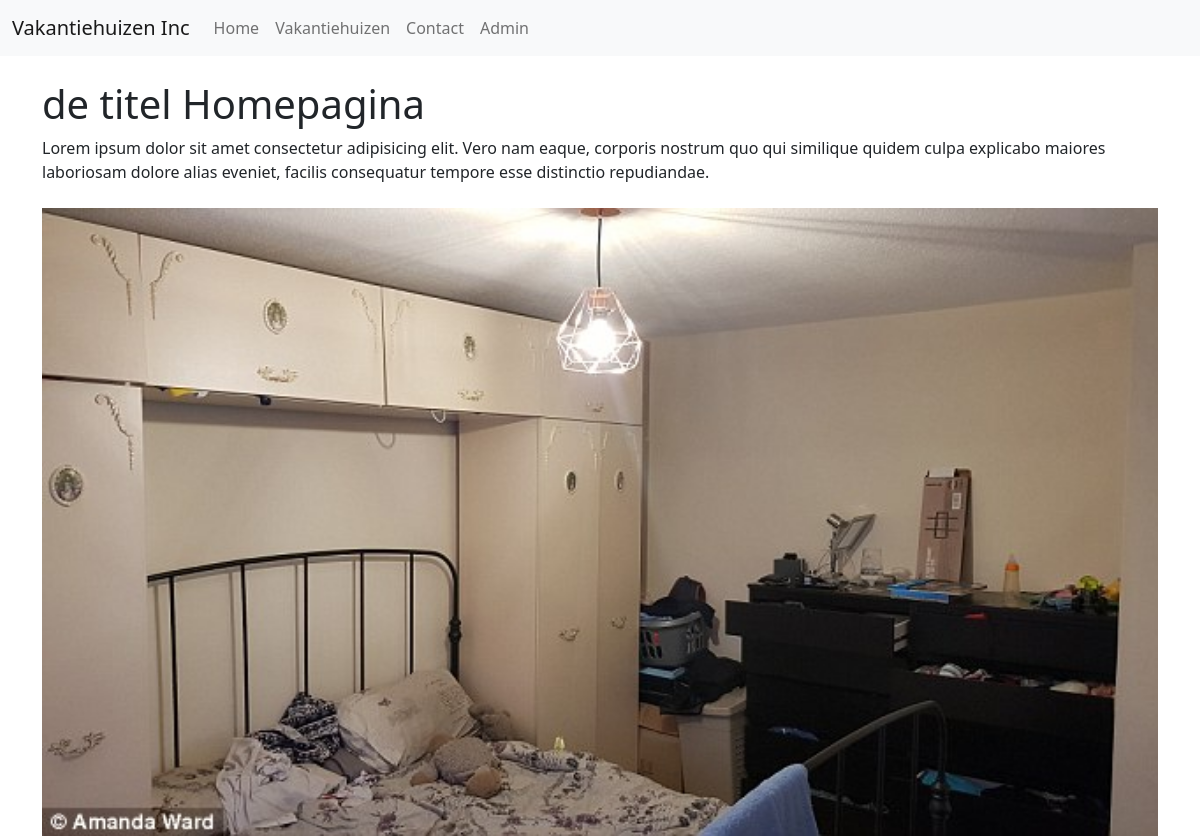
Screenshot of /content/admin.php?page=index with the database file from the repository.
### tables this page shows
create table teksten (
	id int auto_increment,
    pagina varchar(255),
    titel varchar(255),
    tekst varchar(255),
    primary key (id)
);

### content/index.php (the view)
<br>
<div class="row">
    <div class="col-fluid">
        <?php
        require("config/db_config.php");
        $conn = new mysqli($host, $user, $pass, $db);
        $pageData = "select titel, tekst from teksten where pagina = 'index'";
        if ($result = $conn -> query($pageData)) { ?>
        <?php
            $row = $result -> fetch_assoc();
            echo "<h1>".$row["titel"]."</h1>";
            echo "<hp>".$row["tekst"]."</hp>";
        ?>
        <?php } ?>
        <br><br>
        <div class="row">
            <img src="images/armoedehuis.jpg" alt="">
        </div>
    </div>
</div>

### content/admin.php (shortened to what this page needs)
<!DOCTYPE html>
<html lang="en">
<head>
    <link href="https://cdn.jsdelivr.net/npm/bootstrap@5.2.0-beta1/dist/css/bootstrap.min.css" rel="stylesheet">
    <link rel="stylesheet" href="content/theme.css">
</head>
<body>
    <?php
    include "content/menu.php";
    ?>
    <div class="container">
        <?php
        if (isset($_GET["page"])) {
            include "content/" . $_GET["page"] . ".php";
        }
        ?>
    </div>
</body>
</html>

### content/menu.php (shortened to what this page needs)
<nav class="navbar navbar-expand-lg navbar-light bg-light">
    <div class="container-fluid">
        <a class="navbar-brand" href="#">Vakantiehuizen Inc</a>
        <div class="collapse navbar-collapse" id="navbarNavAltMarkup">
            <div class="navbar-nav">
                <a class="nav-link" href="?page=index">Home</a>
                <a class="nav-link" href="?page=huizen">Vakantiehuizen</a>
                <a class="nav-link" href="?page=contact">Contact</a>
                <a class="nav-link" href="?page=admin">Admin</a>
            </div>
        </div>
    </div>
</nav>

### rows the page displays
teksten: titel "de titel Homepagina", tekst "Lorem ipsum dolor sit amet consectetur adipisicing elit. Vero nam eaque, corporis nostrum quo qui similique quidem culpa explicabo maiores laboriosam dolore alias eveniet, facilis consequatur tempore esse distinctio repudiandae."
